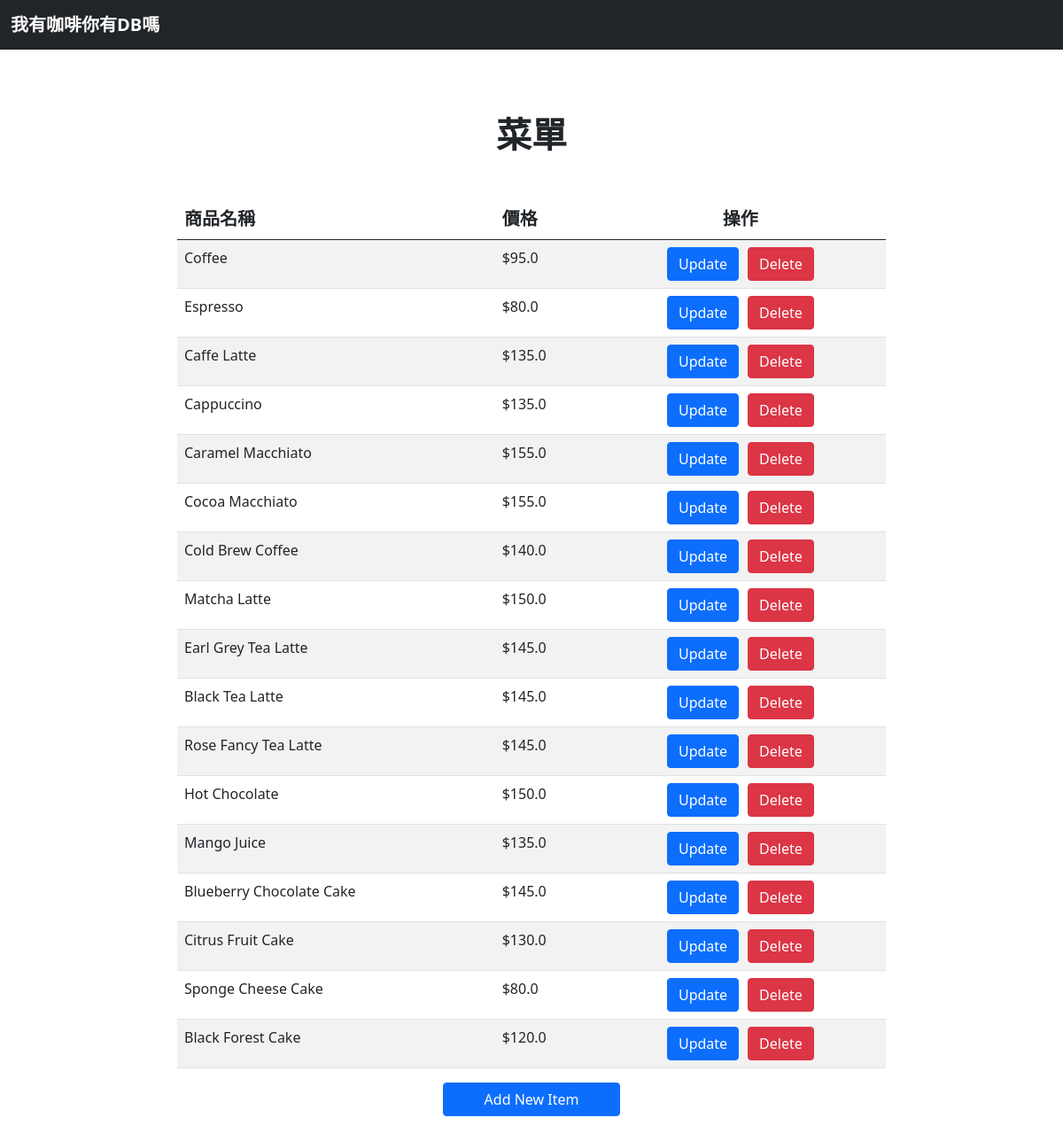
The page / on the database its author committed.
### tables this page shows
CREATE TABLE Menu (
    Item_ID INTEGER PRIMARY KEY AUTOINCREMENT,
    Name VARCHAR NOT NULL,
    Price REAL NOT NULL,
    class VARCHAR
);

### showmenu.py (the view)
@app.route('/')
def menu():
    conn = sqlite3.connect('coffee.db')
    c = conn.cursor()
    c.execute("SELECT Name, Price, Item_ID FROM Menu") #沒把 Item_ID 傳入會發生刪除時完全無法真正刪除DB資料問題， item_id = request.form.get('id')抓不到item_id
    menu = c.fetchall()
    conn.close()
    return render_template('showmenu.html', menu=menu)

### templates/showmenu.html (shortened to what this page needs)
<!DOCTYPE html>
<html>
<head>
    <link rel="stylesheet" href="https://cdn.jsdelivr.net/npm/bootstrap@5.0.1/dist/css/bootstrap.min.css">
</head>
<body>
    <nav class="navbar navbar-expand-md navbar-dark bg-dark fixed-top">
        <div class="container-fluid">
            <a class="navbar-brand fw-bold" href="/">我有咖啡你有DB嗎</a>
        </div>
    </nav>
    <div class="table-container">
        <h1 class="text-center mb-5 mt-5 fw-bold">菜單</h1>
        <table class="table table-striped">
            <thead>
                <tr>
                    <th class="fs-5">商品名稱</th>
                    <th class="fs-5">價格</th>
                    <th class="fs-5 operation-cell">
                        <span class="operation-text">操作</span>
                    </th>
                </tr>
            </thead>
            <tbody>
                {% for item in menu %}
                <tr>
                    <td>{{ item[0] }}</td>
                    <td>${{ item[1] }}</td>
                    <td class="center-align operation-cell">
                        <div class="operation-buttons">
                            <div>
                                <a href="/update_item?id={{ item[2] }}" class="btn btn-primary">Update</a>
                            </div>
                            <div>
                                <a href="#" class="btn btn-danger delete-btn" data-item-id="{{ item[2] }}">Delete</a>
                            </div>
                        </div>
                    </td>
                </tr>
                {% endfor %}
            </tbody>
        </table>
    </div>
    <div class="text-center">
        <a href="/add_new_item" class="btn btn-primary d-grid col-2 mx-auto">Add New Item</a>
    </div>
</body>
</html>

### templates/showmenu.html (style rules this page uses)
body { padding-top: 5rem; padding-bottom: 5rem; }
.table-container { max-width: 800px; margin: 0 auto; }
.center-align { text-align: center; }
.operation-cell { position: relative; }
.operation-text { position: absolute; top: 50%; left: 50%; transform: translate(-50%, -50%); }
.operation-buttons { display: flex; justify-content: center; margin-top: 0px; }
.operation-buttons .btn { margin: 0 5px; }

### rows shown on the page
Menu: Name "Coffee", Price "95.0"
Menu: Name "Espresso", Price "80.0"
Menu: Name "Caffe Latte", Price "135.0"
Menu: Name "Cappuccino", Price "135.0"
Menu: Name "Caramel Macchiato", Price "155.0"
Menu: Name "Cocoa Macchiato", Price "155.0"
Menu: Name "Cold Brew Coffee", Price "140.0"
Menu: Name "Matcha Latte", Price "150.0"
Menu: Name "Earl Grey Tea Latte", Price "145.0"
Menu: Name "Black Tea Latte", Price "145.0"
Menu: Name "Rose Fancy Tea Latte", Price "145.0"
Menu: Name "Hot Chocolate", Price "150.0"
Menu: Name "Mango Juice", Price "135.0"
Menu: Name "Blueberry Chocolate Cake", Price "145.0"
Menu: Name "Citrus Fruit Cake", Price "130.0"
Menu: Name "Sponge Cheese Cake", Price "80.0"
Menu: Name "Black Forest Cake", Price "120.0"
